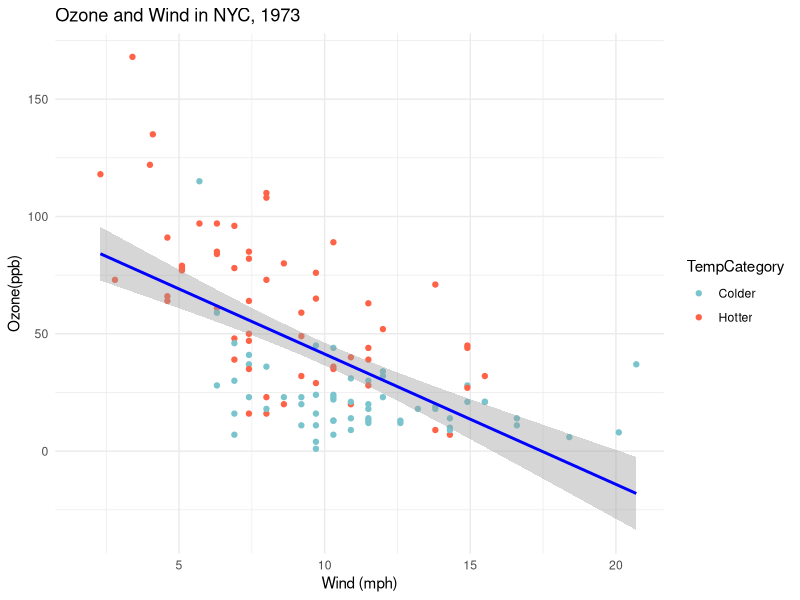
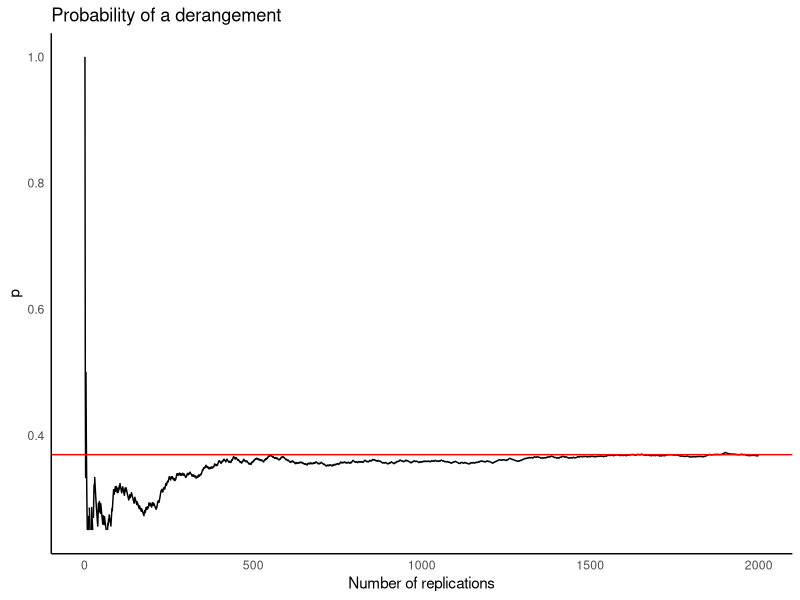
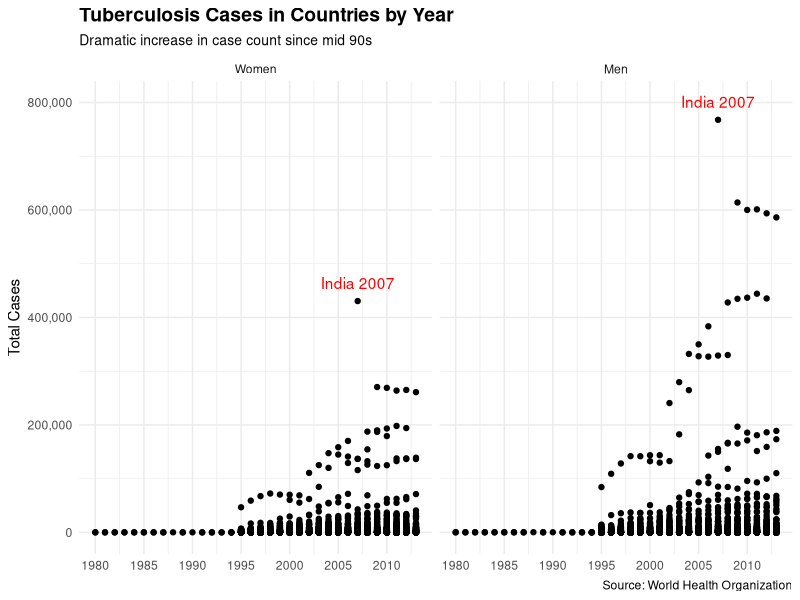
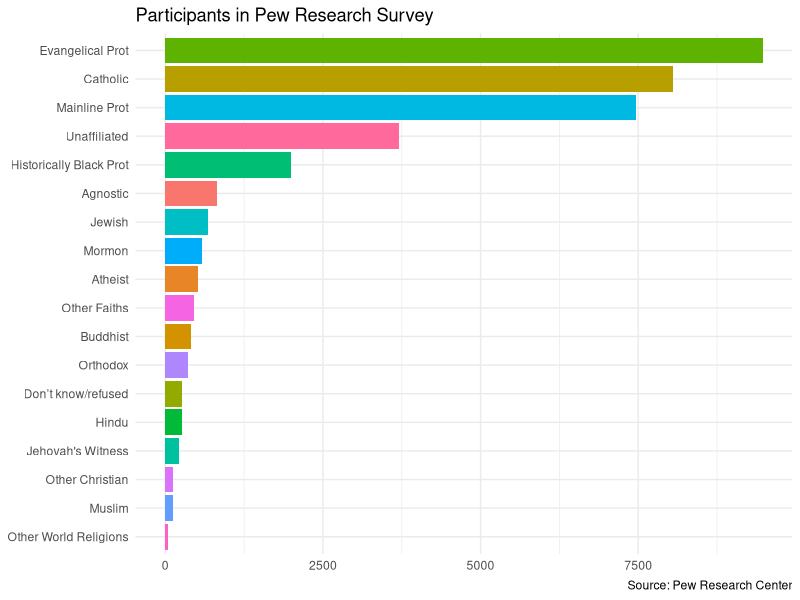

Write the R code that produced these figures, in order.
## ---- chunk 1
knitr::opts_chunk$set(echo = TRUE)
## ---- chunk 2
library(tidyverse)
## ---- chunk 3

threshold <- median(airquality$Temp, na.rm = TRUE)
airquality$TempCategory <- ifelse(airquality$Temp > threshold, "Hotter", "Colder")
airquality$TempCategory <- factor(airquality$TempCategory)
threshold
## ---- chunk 4
ggplot(airquality, aes(x = Wind, y = Ozone, color = TempCategory)) +
  geom_point() +
  geom_smooth(method = "lm", color = "blue") +
  labs(title = "Ozone and Wind in NYC, 1973",
       x = "Wind (mph)",
       y = "Ozone(ppb)") +
  scale_color_manual(values = c("Colder" = "cadetblue3", "Hotter" = "tomato")) +
  theme(
    panel.grid.major = element_blank(),
    panel.grid.minor = element_blank(),
    panel.border = element_blank(),
    axis.line = element_line(color = "black"),
    panel.background = element_blank(),
    legend.title = element_blank()
  ) +
  theme_minimal()
## ---- chunk 5

# from lecture 8
x <- 1:100
is_deranged <- function(){
  count <- 0
  x_val <- sample(x)
  for(i in seq_along(x)){
    if(x_val[i] == i){
      count = count + 1
    }
  }
  return(count <= 0)
}

## ---- chunk 6
mean <- mean(replicate(2000, is_deranged()))
result <- replicate(2000, is_deranged())
result_avg <- cumsum(result) / 1:2000
result_data <- data.frame(x = 1:2000, y = result_avg)

ggplot(result_data, aes(x = x, y = y)) +
  geom_line() +
  labs(title = "Probability of a derangement",
       y = "p",
       x = "Number of replications") +
  ylim(0.25, 1) +
  geom_hline(yintercept = mean,color = "red") +
  theme_minimal() +
  theme(
    panel.grid.major = element_blank(),
    panel.grid.minor = element_blank(),
    panel.border = element_blank(),
    axis.line = element_line(color = "black"),
    panel.background = element_blank(),
    legend.title = element_blank())

## ---- chunk 7
# from lecture 18

who1 <- who |> pivot_longer(cols = new_sp_m014:newrel_f65,
                    names_to = "key",
                    values_to = "cases",
                    values_drop_na = TRUE)
who2 <- who1 |> mutate(key = stringr::str_replace(key, "newrel", "new_rel"))
who3 <- who2 |> separate(key, c("new", "type", "sexage"), sep = "_")
who4 <- who3 |> select(-new, -iso2, -iso3)
who5 <- who4 |> separate(sexage, c("sex", "age"), 1)
who_tidy <- who |>
  pivot_longer(cols = new_sp_m014:newrel_f65,
               names_to = "key",
               values_to = "cases",
               values_drop_na = TRUE) |>
  mutate(key = stringr::str_replace(key, "newrel", "new_rel")) |>
  separate(key, c("new", "type", "sexage"), sep = "_") |>
  select(-new, -iso2, -iso3) |>
  separate(sexage, c("sex", "age"), 1)
## ---- chunk 8

catplot <- who_tidy |>
  group_by(country, year, sex) |>
  summarize(cases = sum(cases))
## ---- chunk 9

#Part 2
ggplot(catplot,aes(x = year, y = cases)) +
  geom_point() +
  facet_wrap(~sex,labeller = labeller(sex = c("f" = "Women", "m" = "Men"))) +
  scale_x_continuous(breaks = seq(1980, 2015, by = 5)) +
  scale_y_continuous(labels = scales::label_comma(), limits = c(0, 800000)) +
  labs(
    title = "Tuberculosis Cases in Countries by Year",
    subtitle = "Dramatic increase in case count since mid 90s",
    y = "Total Cases",
    x = NULL,
    caption = "Source: World Health Organization"
  ) +
  geom_text(data = subset(catplot, country == "India" & year == 2007),
            aes(label = paste(country, year)),
            color = "red",
            vjust = -1) +
  theme_minimal() +
  theme(
    legend.position = 'none',
    plot.title = element_text(face = "bold", size = 14),
    plot.subtitle = element_text(size = 10)
  )
## ---- chunk 10

relig_income_tidy <- relig_income |>
  pivot_longer(cols = -religion, names_to = "income", values_to = "frequency")
relig_income_tidy

## ---- chunk 11

ri_graph <- relig_income_tidy |>
  group_by(religion) |>
  summarise(total_frequency = sum(frequency)) #, na.rm = TRUE

ri_graph <- ri_graph[order(ri_graph$total_frequency, decreasing = TRUE), ]

ri_graph

## ---- chunk 12

ggplot(ri_graph, mapping = aes(y = reorder(religion, total_frequency), x = total_frequency, fill = religion)) +
  geom_col(position = "dodge") +
  labs(title = "Participants in Pew Research Survey",
       caption = "Source: Pew Research Center") +
  theme_minimal() +
  theme(axis.title.x = element_blank(),
        axis.title.y = element_blank()) +
  guides(fill = FALSE) 

